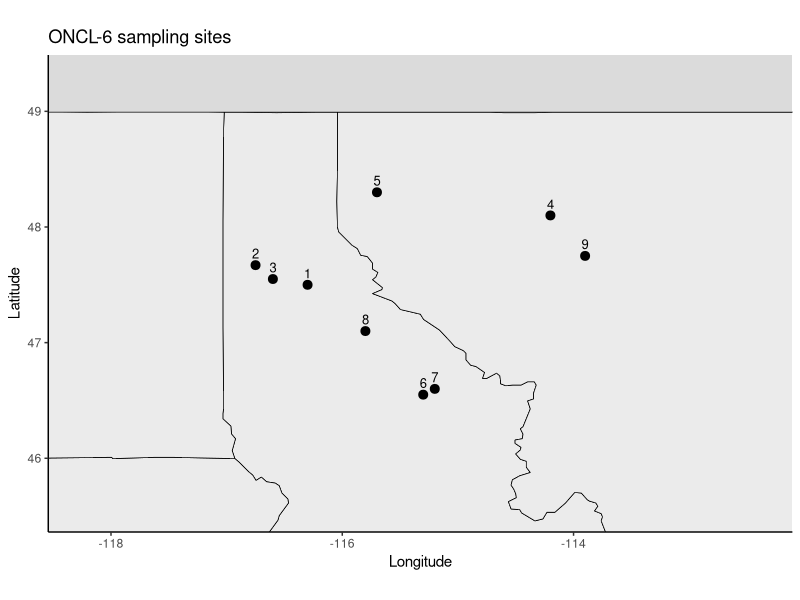
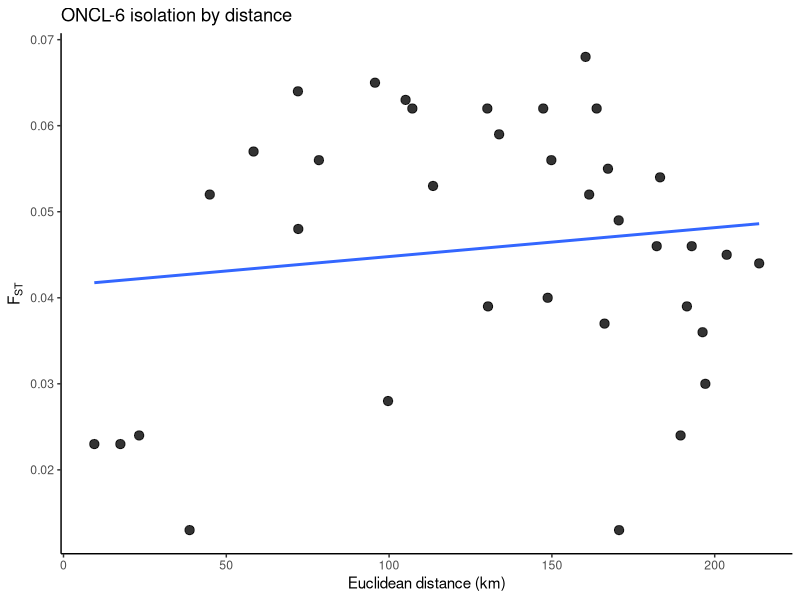

Write the R code that produced these figures, in order. (Note: this script raises an error after producing the figures.)
# -----------------------------
# ONCL-6: westslope cutthroat trout
# Oncorhynchus clarkii lewisi
# provisional workflow from pairwise FST heatmap
# -----------------------------

library(ggplot2)
library(geosphere)
library(maps)

# -----------------------------
# 0) paths
# -----------------------------
base_dir <- "/Users/johnmccall/Library/CloudStorage/OneDrive-TheOhioStateUniversity/Spring_2026/Landgen_DGS/DGS-Patterns-of-Fish-Diversity/DGS-Patterns-of-Fish-Diversity/Objective 2/Data/ONCL-6"
data_dir <- file.path(base_dir, "data")
dir.create(data_dir, recursive = TRUE, showWarnings = FALSE)

# -----------------------------
# 1) population order
# from the supplied FST heatmap
# -----------------------------
pop_codes <- c(
  "USKC_2019",
  "COR_2019",
  "COY_2019",
  "FVC_2019",
  "CAB_2021",
  "NFC_2017",
  "NFC_2020",
  "SHK_2021",
  "SWC_2021"
)

# -----------------------------
# 2) coordinates
# provisional basin/stream anchors linked to code labels
# final coords df only has: site, lat, lon
#
# site order matches pop_codes exactly
# 1 USKC_2019
# 2 COR_2019
# 3 COY_2019
# 4 FVC_2019
# 5 CAB_2021
# 6 NFC_2017
# 7 NFC_2020
# 8 SHK_2021
# 9 SWC_2021
# -----------------------------
ONCL_6_coords <- data.frame(
  site = as.character(1:9),
  lat = c(
    47.50,  # USKC
    47.67,  # COR
    47.55,  # COY
    48.10,  # FVC
    48.30,  # CAB
    46.55,  # NFC_2017
    46.60,  # NFC_2020
    47.10,  # SHK_2021
    47.75   # SWC_2021
  ),
  lon = c(
    -116.30,
    -116.75,
    -116.60,
    -114.20,
    -115.70,
    -115.30,
    -115.20,
    -115.80,
    -113.90
  ),
  stringsAsFactors = FALSE
)

# optional lookup table for your own editing
ONCL_6_lookup <- data.frame(
  site = as.character(1:9),
  pop_code = pop_codes,
  stringsAsFactors = FALSE
)

# -----------------------------
# 3) helper: fill symmetric matrix from lower triangle
# row-wise order:
# row2 has 1 value, row3 has 2 values, etc.
# -----------------------------
fill_sym_from_lower <- function(pops, vals, diag_val = 0) {
  
  n <- length(pops)
  stopifnot(length(vals) == n * (n - 1) / 2)
  
  mat <- matrix(
    0,
    nrow = n,
    ncol = n,
    dimnames = list(pops, pops)
  )
  
  k <- 1
  for (i in 2:n) {
    for (j in 1:(i - 1)) {
      mat[i, j] <- vals[k]
      mat[j, i] <- vals[k]
      k <- k + 1
    }
  }
  
  diag(mat) <- diag_val
  mat
}

# -----------------------------
# 4) pairwise FST matrix
# transcribed from supplied heatmap, row by row
# lower triangle in population order above
# -----------------------------
fst_vals <- c(
  # row 2: COR_2019
  0.013,
  
  # row 3: COY_2019
  0.024, 0.023,
  
  # row 4: FVC_2019
  0.013, 0.036, 0.024,
  
  # row 5: CAB_2021
  0.028, 0.063, 0.062, 0.053,
  
  # row 6: NFC_2017
  0.062, 0.037, 0.040, 0.039, 0.030,
  
  # row 7: NFC_2020
  0.039, 0.055, 0.056, 0.054, 0.046, 0.023,
  
  # row 8: SHK_2021
  0.057, 0.065, 0.056, 0.062, 0.059, 0.048, 0.064,
  
  # row 9: SWC_2021
  0.046, 0.044, 0.045, 0.052, 0.062, 0.049, 0.052, 0.068
)

ONCL_6_fst <- fill_sym_from_lower(
  pops = ONCL_6_coords$site,
  vals = fst_vals,
  diag_val = 0
)

ONCL_6_fst[ONCL_6_fst < 0] <- 0

# -----------------------------
# 5) geographic distance matrix
# straight-line distance in km
# -----------------------------
geo_dist_km <- geosphere::distm(
  as.matrix(ONCL_6_coords[, c("lon", "lat")]),
  fun = geosphere::distHaversine
) / 1000

rownames(geo_dist_km) <- ONCL_6_coords$site
colnames(geo_dist_km) <- ONCL_6_coords$site

# -----------------------------
# 6) pairwise dataframe for IBD plot
# -----------------------------
ibd_df <- data.frame(
  site1   = rownames(ONCL_6_fst)[row(ONCL_6_fst)[upper.tri(ONCL_6_fst)]],
  site2   = colnames(ONCL_6_fst)[col(ONCL_6_fst)[upper.tri(ONCL_6_fst)]],
  fst     = ONCL_6_fst[upper.tri(ONCL_6_fst)],
  dist_km = geo_dist_km[upper.tri(geo_dist_km)]
)

# -----------------------------
# 7) map
# include US + Canada, zoom to point extent
# plot only in RStudio; do not save
# -----------------------------
usa <- map_data("state")
can <- map_data("world", region = "Canada")

xpad <- 1.5
ypad <- 1.0

xlim_map <- c(
  min(ONCL_6_coords$lon) - xpad,
  max(ONCL_6_coords$lon) + xpad
)

ylim_map <- c(
  min(ONCL_6_coords$lat) - ypad,
  max(ONCL_6_coords$lat) + ypad
)

ggplot() +
  geom_polygon(
    data = usa,
    aes(x = long, y = lat, group = group),
    fill = "grey92", color = "black", linewidth = 0.25
  ) +
  geom_polygon(
    data = can,
    aes(x = long, y = lat, group = group),
    fill = "grey86", color = "black", linewidth = 0.25
  ) +
  geom_point(
    data = ONCL_6_coords,
    aes(x = lon, y = lat),
    size = 2.7
  ) +
  geom_text(
    data = ONCL_6_coords,
    aes(x = lon, y = lat, label = site),
    nudge_y = 0.10,
    size = 3.3
  ) +
  coord_fixed(
    xlim = xlim_map,
    ylim = ylim_map
  ) +
  theme_classic() +
  labs(
    x = "Longitude",
    y = "Latitude",
    title = "ONCL-6 sampling sites"
  )


# -----------------------------
# 8) IBD plot
# plot only in RStudio; do not save
# -----------------------------
ggplot(ibd_df, aes(x = dist_km, y = fst)) +
  geom_point(size = 2.8, alpha = 0.8) +
  geom_smooth(method = "lm", se = FALSE) +
  theme_classic() +
  labs(
    x = "Euclidean distance (km)",
    y = expression(F[ST]),
    title = "ONCL-6 isolation by distance"
  )


# -----------------------------
# 9) quick checks
# -----------------------------
stopifnot(nrow(ONCL_6_coords) == 9)
stopifnot(identical(rownames(ONCL_6_fst), ONCL_6_coords$site))
stopifnot(identical(colnames(ONCL_6_fst), ONCL_6_coords$site))
stopifnot(isTRUE(all.equal(ONCL_6_fst, t(ONCL_6_fst))))
stopifnot(length(fst_vals) == nrow(ONCL_6_coords) * (nrow(ONCL_6_coords) - 1) / 2)

# -----------------------------
# 10) save RData
# -----------------------------
save(
  ONCL_6_fst,
  ONCL_6_coords,
  file = file.path(data_dir, "ONCL-6.RData")
)
